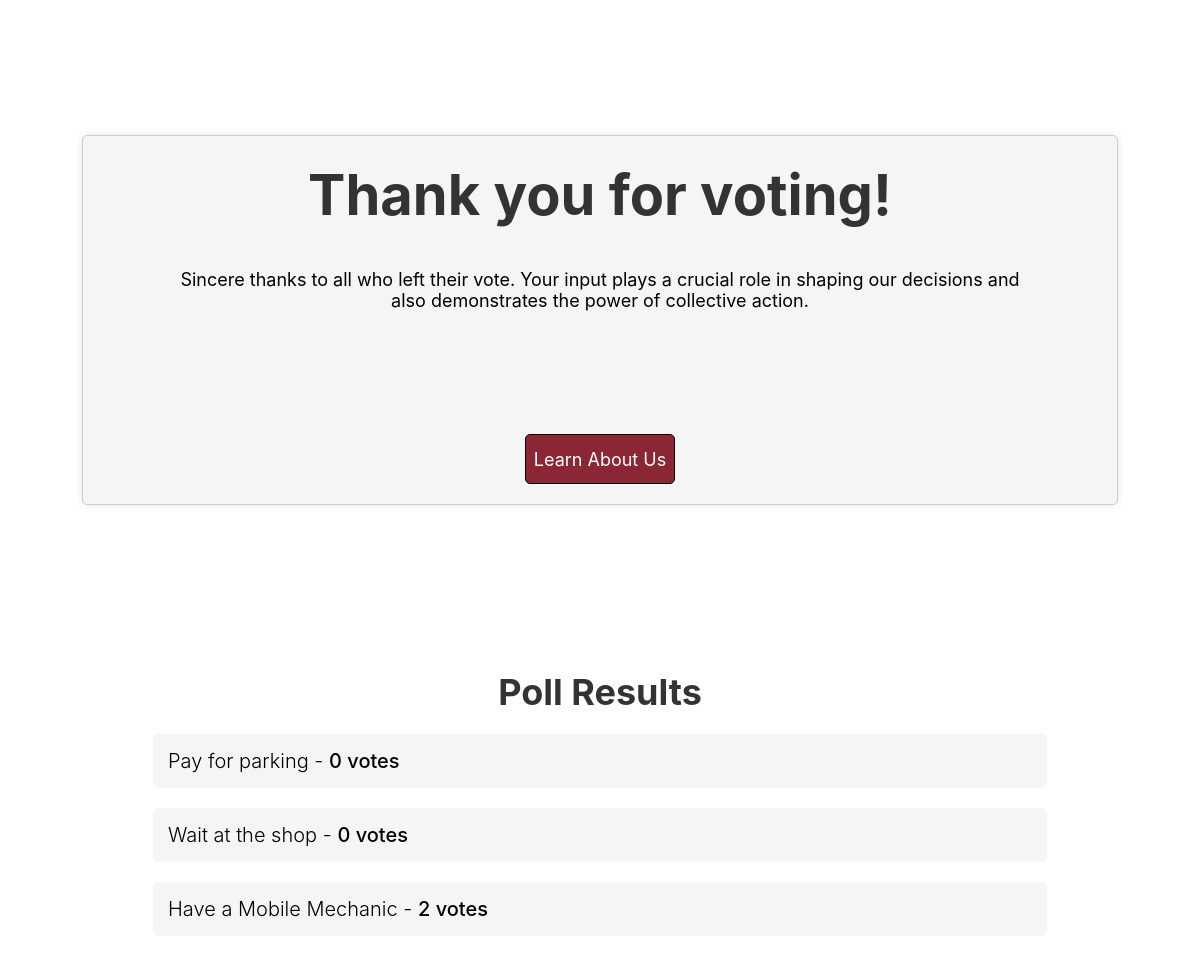
The app's page /2/results/ with its own data.
### polls/models.py (models this page shows, shortened)
class Choice(models.Model):
    question = models.ForeignKey(Question, on_delete=models.CASCADE)
    choice_text = models.CharField(max_length=200)
    votes = models.IntegerField(default=0)

### polls/views.py (the view)
# urls.py: path('<int:question_id>/results/', views.results, name='results'),
def results(request, question_id):
    question = get_object_or_404(Question, pk=question_id)
    return render(request, 'polls/results.html', {'question':question})

### polls/templates/polls/results.html (shortened to what this page needs)
<!DOCTYPE html>
<html lang="en">
<head>
    {% load static %}
    <link rel="stylesheet" type="text/css" href="{% static 'polls/results.css' %}">
</head>
<body>
    <div class="div-01-layout">
        <div class="div-01-body">
            <div class="tfp">
                <h1>Thank you for voting!</h1>
            </div>
            <div class="description_01">
                <p>Sincere thanks to all who left their vote. Your input plays a crucial role in shaping our decisions and also demonstrates the power of collective action.</p>
            </div>
            <div class="call-to-action-btn">
                <a href="https://silvaroute.com"><button>Learn About Us</button></a>
            </div>
        </div>
    </div>
    <div class="div-02-layout">
        <div class="div-02-body">
            <div class="pr">
                <h1>Poll Results</h1>
            </div>
            {% for choice in question.choice_set.all %}
                <div class="poll_results">
                    <h1 class="bullet-point">{{ choice.choice_text }} - <span class="vote-count">{{ choice.votes }} vote{{ choice.votes|pluralize }}</span></h1>
                </div>
            {% endfor %}
        </div>
    </div>
</body>
</html>

### polls/static/polls/results.css (style rules this page uses)
* { margin: 0; padding: 0; }
.div-01-layout { display: flex; justify-content: center; align-items: center; height: 80vh; }
.div-01-body { min-width: 300px; max-width: 1024px; width: 90%; height: auto; background-color: #f5f5f5; padding: 5px; border: 1px solid #ccc; border-radius: 5px; box-shadow: 0 0 10px rgba(0, 0, 0, 0.1); display: flex; flex-direction: column; justify-content: center; align-items: center; }
.tfp { width: 100%; height: auto; }
.tfp h1 { font-family: "Montserrat",-apple-system,system-ui,BlinkMacSystemFont,"Segoe UI",Avenir,"Helvetica-Neue","Helvetica","Arial",sans-serif; font-size: 56px; color: #333; text-align: center; margin: 20px 0; }
.description_01 { width: 85%; height: 130px; font-size: 18px; text-align: center; margin: 20px 0; font-family: "Montserrat",-apple-system,system-ui,BlinkMacSystemFont,"Segoe UI",Avenir,"Helvetica-Neue","Helvetica","Arial",sans-serif; }
.call-to-action-btn { width: 100%; height: 40px; display: flex; align-items: center; justify-content: center; margin: 20px 0; }
.call-to-action-btn button { width: 150px; height: 50px; background-color: #8b2635; border: 1px solid black; border-radius: 5px; color: white; font-size: 18px; font-family: "Montserrat",-apple-system,system-ui,BlinkMacSystemFont,"Segoe UI",Avenir,"Helvetica-Neue","Helvetica","Arial",sans-serif; }
.div-02-layout { width: 100%; height: auto; display: flex; justify-content: center; align-items: center; margin: 20px 0; }
.div-02-body { width: 90%; height: auto; display: flex; flex-direction: column; justify-content: center; align-items: center; }
.pr { width: 100%; height: auto; }
.pr h1 { font-family: "Montserrat",-apple-system,system-ui,BlinkMacSystemFont,"Segoe UI",Avenir,"Helvetica-Neue","Helvetica","Arial",sans-serif; font-size: 36px; color: #333; text-align: center; margin: 10px 0; }
.poll_results { width: 80%; height: auto; margin: 10px 0px; background-color: #f5f5f5; border-radius: 5px; padding: 15px; }
.bullet-point { width: auto; height: auto; font-size: 20px; font-weight: 300; font-family: "Montserrat",-apple-system,system-ui,BlinkMacSystemFont,"Segoe UI",Avenir,"Helvetica-Neue","Helvetica","Arial",sans-serif; }
.vote-count { font-weight: 500; }

### records on screen
Choice: choice_text "Pay for parking", votes "0"
Choice: choice_text "Wait at the shop", votes "0"
Choice: choice_text "Have a Mobile Mechanic", votes "2"
